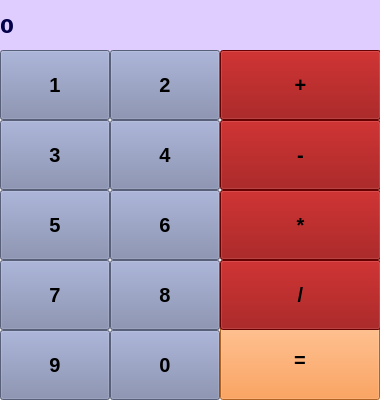
<?xml version="1.0" encoding="UTF-8"?>
<ui version="4.0">
 <class>MainWindow</class>
 <widget class="QMainWindow" name="MainWindow">
  <property name="geometry">
   <rect>
    <x>0</x>
    <y>0</y>
    <width>380</width>
    <height>400</height>
   </rect>
  </property>
  <property name="windowTitle">
   <string>MaSmallCalc</string>
  </property>
  <widget class="QWidget" name="centralwidget">
   <widget class="QPushButton" name="btn_equal">
    <property name="geometry">
     <rect>
      <x>220</x>
      <y>320</y>
      <width>160</width>
      <height>80</height>
     </rect>
    </property>
    <property name="font">
     <font>
      <family>Arial</family>
      <pointsize>15</pointsize>
      <weight>75</weight>
      <italic>false</italic>
      <bold>true</bold>
     </font>
    </property>
    <property name="mouseTracking">
     <bool>false</bool>
    </property>
    <property name="tabletTracking">
     <bool>false</bool>
    </property>
    <property name="styleSheet">
     <string notr="true">background-color: rgb(247, 138, 49);</string>
    </property>
    <property name="text">
     <string>=</string>
    </property>
   </widget>
   <widget class="QLabel" name="entered">
    <property name="geometry">
     <rect>
      <x>0</x>
      <y>0</y>
      <width>381</width>
      <height>51</height>
     </rect>
    </property>
    <property name="font">
     <font>
      <family>Verdana</family>
      <pointsize>15</pointsize>
      <weight>75</weight>
      <italic>false</italic>
      <bold>true</bold>
      <underline>false</underline>
      <strikeout>false</strikeout>
      <kerning>true</kerning>
     </font>
    </property>
    <property name="styleSheet">
     <string notr="true">background-color: rgb(224, 205, 255);
color: rgb(3, 1, 74);
</string>
    </property>
    <property name="text">
     <string>0</string>
    </property>
    <property name="margin">
     <number>10</number>
    </property>
   </widget>
   <widget class="QPushButton" name="btn_1">
    <property name="geometry">
     <rect>
      <x>0</x>
      <y>50</y>
      <width>110</width>
      <height>70</height>
     </rect>
    </property>
    <property name="font">
     <font>
      <pointsize>15</pointsize>
      <weight>75</weight>
      <italic>false</italic>
      <bold>true</bold>
      <underline>false</underline>
     </font>
    </property>
    <property name="styleSheet">
     <string notr="true">background-color: rgb(123, 133, 170);</string>
    </property>
    <property name="text">
     <string>1</string>
    </property>
   </widget>
   <widget class="QPushButton" name="btn_3">
    <property name="geometry">
     <rect>
      <x>0</x>
      <y>120</y>
      <width>110</width>
      <height>70</height>
     </rect>
    </property>
    <property name="font">
     <font>
      <pointsize>15</pointsize>
      <weight>75</weight>
      <italic>false</italic>
      <bold>true</bold>
      <underline>false</underline>
     </font>
    </property>
    <property name="styleSheet">
     <string notr="true">background-color: rgb(123, 133, 170);</string>
    </property>
    <property name="text">
     <string>3</string>
    </property>
   </widget>
   <widget class="QPushButton" name="btn_5">
    <property name="geometry">
     <rect>
      <x>0</x>
      <y>190</y>
      <width>110</width>
      <height>70</height>
     </rect>
    </property>
    <property name="font">
     <font>
      <pointsize>15</pointsize>
      <weight>75</weight>
      <italic>false</italic>
      <bold>true</bold>
      <underline>false</underline>
     </font>
    </property>
    <property name="styleSheet">
     <string notr="true">background-color: rgb(123, 133, 170);</string>
    </property>
    <property name="text">
     <string>5</string>
    </property>
   </widget>
   <widget class="QPushButton" name="btn_7">
    <property name="geometry">
     <rect>
      <x>0</x>
      <y>260</y>
      <width>110</width>
      <height>70</height>
     </rect>
    </property>
    <property name="font">
     <font>
      <pointsize>15</pointsize>
      <weight>75</weight>
      <italic>false</italic>
      <bold>true</bold>
      <underline>false</underline>
     </font>
    </property>
    <property name="styleSheet">
     <string notr="true">background-color: rgb(123, 133, 170);</string>
    </property>
    <property name="text">
     <string>7</string>
    </property>
   </widget>
   <widget class="QPushButton" name="btn_0">
    <property name="geometry">
     <rect>
      <x>110</x>
      <y>330</y>
      <width>110</width>
      <height>70</height>
     </rect>
    </property>
    <property name="font">
     <font>
      <family>MS Sans Serif</family>
      <pointsize>15</pointsize>
      <weight>75</weight>
      <italic>false</italic>
      <bold>true</bold>
      <underline>false</underline>
     </font>
    </property>
    <property name="styleSheet">
     <string notr="true">background-color: rgb(123, 133, 170);</string>
    </property>
    <property name="text">
     <string>0</string>
    </property>
   </widget>
   <widget class="QPushButton" name="btn_9">
    <property name="geometry">
     <rect>
      <x>0</x>
      <y>330</y>
      <width>110</width>
      <height>70</height>
     </rect>
    </property>
    <property name="font">
     <font>
      <pointsize>15</pointsize>
      <weight>75</weight>
      <italic>false</italic>
      <bold>true</bold>
      <underline>false</underline>
     </font>
    </property>
    <property name="styleSheet">
     <string notr="true">background-color: rgb(123, 133, 170);</string>
    </property>
    <property name="text">
     <string>9</string>
    </property>
   </widget>
   <widget class="QPushButton" name="btn_2">
    <property name="geometry">
     <rect>
      <x>110</x>
      <y>50</y>
      <width>110</width>
      <height>70</height>
     </rect>
    </property>
    <property name="font">
     <font>
      <pointsize>15</pointsize>
      <weight>75</weight>
      <italic>false</italic>
      <bold>true</bold>
      <underline>false</underline>
     </font>
    </property>
    <property name="styleSheet">
     <string notr="true">background-color: rgb(123, 133, 170);</string>
    </property>
    <property name="text">
     <string>2</string>
    </property>
   </widget>
   <widget class="QPushButton" name="btn_6">
    <property name="geometry">
     <rect>
      <x>110</x>
      <y>190</y>
      <width>110</width>
      <height>70</height>
     </rect>
    </property>
    <property name="font">
     <font>
      <pointsize>15</pointsize>
      <weight>75</weight>
      <italic>false</italic>
      <bold>true</bold>
      <underline>false</underline>
     </font>
    </property>
    <property name="styleSheet">
     <string notr="true">background-color: rgb(123, 133, 170);</string>
    </property>
    <property name="text">
     <string>6</string>
    </property>
   </widget>
   <widget class="QPushButton" name="btn_4">
    <property name="geometry">
     <rect>
      <x>110</x>
      <y>120</y>
      <width>110</width>
      <height>70</height>
     </rect>
    </property>
    <property name="font">
     <font>
      <pointsize>15</pointsize>
      <weight>75</weight>
      <italic>false</italic>
      <bold>true</bold>
      <underline>false</underline>
     </font>
    </property>
    <property name="styleSheet">
     <string notr="true">background-color: rgb(123, 133, 170);</string>
    </property>
    <property name="text">
     <string>4</string>
    </property>
   </widget>
   <widget class="QPushButton" name="btn_8">
    <property name="geometry">
     <rect>
      <x>110</x>
      <y>260</y>
      <width>110</width>
      <height>70</height>
     </rect>
    </property>
    <property name="font">
     <font>
      <pointsize>15</pointsize>
      <weight>75</weight>
      <italic>false</italic>
      <bold>true</bold>
      <underline>false</underline>
     </font>
    </property>
    <property name="styleSheet">
     <string notr="true">background-color: rgb(123, 133, 170);</string>
    </property>
    <property name="text">
     <string>8</string>
    </property>
   </widget>
   <widget class="QPushButton" name="btn_plus">
    <property name="geometry">
     <rect>
      <x>220</x>
      <y>50</y>
      <width>161</width>
      <height>70</height>
     </rect>
    </property>
    <property name="font">
     <font>
      <family>MS Shell Dlg 2</family>
      <pointsize>15</pointsize>
      <weight>75</weight>
      <bold>true</bold>
     </font>
    </property>
    <property name="styleSheet">
     <string notr="true">background-color: rgb(145, 0, 0);</string>
    </property>
    <property name="text">
     <string>+</string>
    </property>
   </widget>
   <widget class="QPushButton" name="btn_minus">
    <property name="geometry">
     <rect>
      <x>220</x>
      <y>120</y>
      <width>161</width>
      <height>70</height>
     </rect>
    </property>
    <property name="font">
     <font>
      <family>MS Shell Dlg 2</family>
      <pointsize>15</pointsize>
      <weight>75</weight>
      <bold>true</bold>
     </font>
    </property>
    <property name="styleSheet">
     <string notr="true">background-color: rgb(145, 0, 0);</string>
    </property>
    <property name="text">
     <string>-</string>
    </property>
   </widget>
   <widget class="QPushButton" name="btn_multiply">
    <property name="geometry">
     <rect>
      <x>220</x>
      <y>190</y>
      <width>161</width>
      <height>70</height>
     </rect>
    </property>
    <property name="font">
     <font>
      <family>MS Shell Dlg 2</family>
      <pointsize>15</pointsize>
      <weight>75</weight>
      <bold>true</bold>
     </font>
    </property>
    <property name="styleSheet">
     <string notr="true">background-color: rgb(145, 0, 0);</string>
    </property>
    <property name="text">
     <string>*</string>
    </property>
   </widget>
   <widget class="QPushButton" name="btn_divide">
    <property name="geometry">
     <rect>
      <x>220</x>
      <y>260</y>
      <width>161</width>
      <height>70</height>
     </rect>
    </property>
    <property name="font">
     <font>
      <family>MS Shell Dlg 2</family>
      <pointsize>15</pointsize>
      <weight>75</weight>
      <bold>true</bold>
     </font>
    </property>
    <property name="styleSheet">
     <string notr="true">background-color: rgb(145, 0, 0);</string>
    </property>
    <property name="text">
     <string>/</string>
    </property>
   </widget>
  </widget>
 </widget>
 <resources/>
 <connections/>
</ui>
